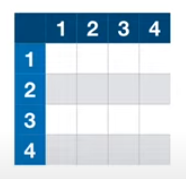
#> input picture Machine Learning/Ensemble/Bagging/Random Forrest/images/proximity_table.png, 186 x 179 px
$ jupyter execute --allow-errors 'missing data and sample clustering.ipynb'
#> lines starting #> are read from the running program, lines starting #| are printed output that depends on the picture
1. [Missing Data and Sample Clustering - Random Forest](#missing-data-and-sample-clustering---random-forest)

#### Missing Data and Sample Clustering - Random Forest:
##### Missing Data:
For category values missing:
- the missing value is filled based on the majority of the values for the feature with relevance to the output class

For numerical values missing:
- the missing value is filled based on the average of values for the feature with relevance to the output class

[cell 1]
from PIL import Image
from IPython.display import display

#> (the rest of this cell did not finish here and is left out)

##### Refining the filled missing values:
- consider the random forest has 10 as the number of estimators i.e. 10 decision trees will be created
- create a proximity table

[cell 2]
from PIL import Image
from IPython.display import display

img = Image.open('images/proximity_table.png')
#> img is the input picture: PIL image 186x179 RGBA; mean R, G, B, A 184.1, 204.6, 219.1, 255
new_image = img.resize((210, 190))
display(new_image)

- find the similarity between records by running down the first tree
- fill the proximity table with 1 for similar records

[cell 3]
from PIL import Image
from IPython.display import display

#> (the rest of this cell did not finish here and is left out)

- find the similarity between records by running down the second tree

[cell 4]
from PIL import Image
from IPython.display import display

#> (the rest of this cell did not finish here and is left out)

- find the similarity between records by running down the third tree

[cell 5]
from PIL import Image
from IPython.display import display

#> (the rest of this cell did not finish here and is left out)

- After running down the records in N trees built

[cell 6]
from PIL import Image
from IPython.display import display

img = Image.open('images/proximity_tablen.png')
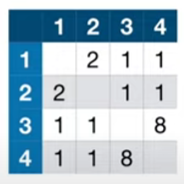
#> input picture Machine Learning/Ensemble/Bagging/Random Forrest/images/proximity_tablen.png, 184 x 184 px
#> img is the input picture: PIL image 184x184 RGBA; mean R, G, B, A 170.6, 194.1, 208, 255
new_image = img.resize((210, 190))
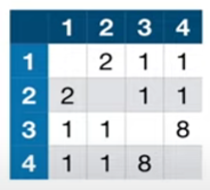
#> new_image: PIL image 210x190 RGBA; mean R, G, B, A 170.6, 194.1, 208, 255
display(new_image)

- we convert the values in the proximity table into probabilities i.e. value/number of trees eg: 3/10

[cell 7]
from PIL import Image
from IPython.display import display

#> (the rest of this cell did not finish here and is left out)

- now, we calculate the weighted frequency of the labels in the feature to handle the missing values for the same feature
- multiply the (weighted frequency of Yes/No) * (weight of Yes/No)
    - Yes = 1/3 * the weight of Yes
    - No = 2/3 * the weight of No

[cell 8]
from PIL import Image
from IPython.display import display

img = Image.open('images/freq.png')
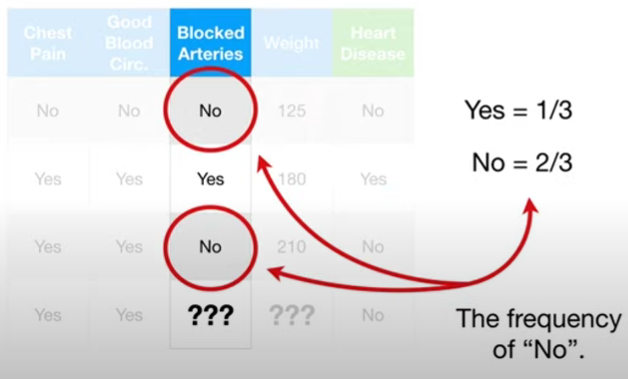
#> input picture Machine Learning/Ensemble/Bagging/Random Forrest/images/freq.png, 628 x 379 px
#> img is the input picture: PIL image 628x379 RGBA; mean R, G, B, A 226, 226.9, 228.9, 255
new_image = img.resize((450, 290))
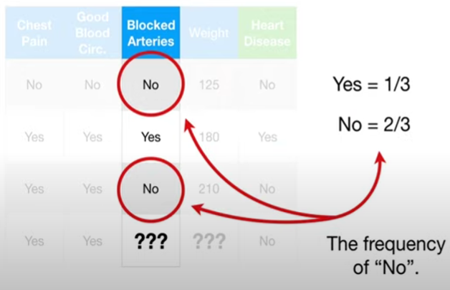
#> new_image: PIL image 450x290 RGBA; mean R, G, B, A 226, 226.9, 228.9, 255
display(new_image)

[cell 9]
from PIL import Image
from IPython.display import display

img = Image.open('images/weightyes.png')
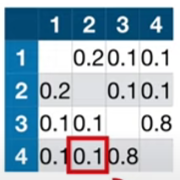
#> input picture Machine Learning/Ensemble/Bagging/Random Forrest/images/weightyes.png, 180 x 180 px
#> img is the input picture: PIL image 180x180 RGBA; mean R, G, B, A 159.2, 180.1, 194.5, 255
new_image = img.resize((210, 190))
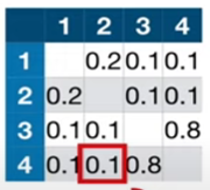
#> new_image: PIL image 210x190 RGBA; mean R, G, B, A 159.2, 180.1, 194.5, 255
display(new_image)

[cell 10]
from PIL import Image
from IPython.display import display

img = Image.open('images/sumweightyes.png')
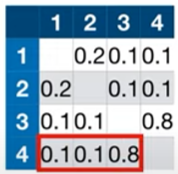
#> input picture Machine Learning/Ensemble/Bagging/Random Forrest/images/sumweightyes.png, 178 x 174 px
#> img is the input picture: PIL image 178x174 RGBA; mean R, G, B, A 154.6, 172.7, 189.5, 255
new_image = img.resize((210, 190))
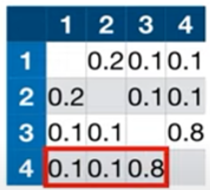
#> new_image: PIL image 210x190 RGBA; mean R, G, B, A 154.6, 172.7, 189.4, 255
display(new_image)

- weight for Yes = Proximity of Yes/All proximities
    - 0.1 / (0.1 + 0.1 + 0.8) = 0.1/1 => 0.1
- weight for No = Proximity of No/All proximities
    - (0.1 + 0.8)/(0.1 + 0.1 + 0.8) = 0.9/1 => 0.9

- Therefore,
    - Yes = 1/3 * 0.1 => 0.03
    - No = 2/3 * 0.9 => 0.6
- Now, we choose the revised missing value is No based on the highest value comparing both Yes & No labels for the feature
- Likewise, we perform the same for the missing values for the weight feature
    - Weighted average = (sample 1 weight * average weight of sample 1 w.r.t proximity table) + (sample 2 weight * average weight of sample 2 w.r.t proximity table) + (sample 3 weight * average weight of sample 3 w.r.t proximity table)
        - (125 * 0.1/(0.1+0.1+0.8)) + (180 * 0.1/(0.1+0.1+0.8)) + (210 * 0.8/(0.1+0.1+0.8)) = (125 * 0.1) + (185 * 0.1) + (210 * 0.8) => 198.5
- We repeat the entire steps about 6-7 times until we reach convergence that there is no change in the value obtained

#### Sample Clustering:
- Created proximity table when subtracted with minus 1 gives us the distance i.e. similarity between the datapoints. We can find it out using MDS (Multidimensional Scaling) plot or HeatMap
    - 1 - Proximity table value => Distance (MDS)

Prediction:
- Consider, we have a sample test record with missing values which needs to predict the output class

[cell 11]
from PIL import Image
from IPython.display import display

img = Image.open('images/test.png')
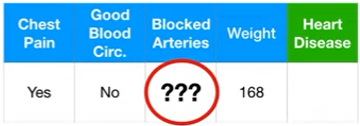
#> input picture Machine Learning/Ensemble/Bagging/Random Forrest/images/test.png, 360 x 126 px
#> img is the input picture: PIL image 360x126 RGBA; mean R, G, B, A 147.3, 204.8, 223.6, 255
new_image = img.resize((280, 100))
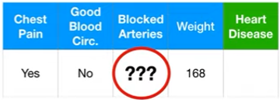
#> new_image: PIL image 280x100 RGBA; mean R, G, B, A 147.3, 204.7, 223.5, 255
display(new_image)
